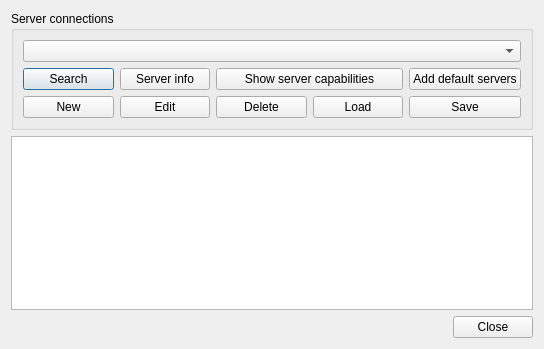
<?xml version="1.0" encoding="UTF-8"?>
<ui version="4.0">
 <class>CSWClientDialog</class>
 <widget class="QDialog" name="CSWClientDialog">
  <property name="geometry">
   <rect>
    <x>0</x>
    <y>0</y>
    <width>544</width>
    <height>349</height>
   </rect>
  </property>
  <property name="windowTitle">
   <string>CSW Client</string>
  </property>
  <layout class="QGridLayout" name="gridLayout_2">
   <item row="0" column="0" colspan="3">
    <widget class="QGroupBox" name="groupBox">
     <property name="title">
      <string>Server connections</string>
     </property>
     <layout class="QGridLayout" name="gridLayout">
      <item row="0" column="0" colspan="5">
       <widget class="QComboBox" name="cmbConnections">
        <property name="sizePolicy">
         <sizepolicy hsizetype="Preferred" vsizetype="Fixed">
          <horstretch>0</horstretch>
          <verstretch>0</verstretch>
         </sizepolicy>
        </property>
       </widget>
      </item>
      <item row="1" column="0">
       <widget class="QPushButton" name="btnSearch">
        <property name="text">
         <string>Search</string>
        </property>
       </widget>
      </item>
      <item row="1" column="1">
       <widget class="QPushButton" name="btnSrvInfo">
        <property name="text">
         <string>Server info</string>
        </property>
       </widget>
      </item>
      <item row="3" column="0">
       <widget class="QPushButton" name="btnNew">
        <property name="text">
         <string>New</string>
        </property>
       </widget>
      </item>
      <item row="3" column="4">
       <widget class="QPushButton" name="btnSave">
        <property name="text">
         <string>Save</string>
        </property>
       </widget>
      </item>
      <item row="3" column="3">
       <widget class="QPushButton" name="btnLoad">
        <property name="text">
         <string>Load</string>
        </property>
       </widget>
      </item>
      <item row="3" column="1">
       <widget class="QPushButton" name="btnEdit">
        <property name="text">
         <string>Edit</string>
        </property>
       </widget>
      </item>
      <item row="3" column="2">
       <widget class="QPushButton" name="btnDelete">
        <property name="text">
         <string>Delete</string>
        </property>
       </widget>
      </item>
      <item row="1" column="4">
       <widget class="QPushButton" name="btnDefault">
        <property name="text">
         <string>Add default servers</string>
        </property>
       </widget>
      </item>
      <item row="1" column="2" colspan="2">
       <widget class="QPushButton" name="btnShowCapabilities">
        <property name="text">
         <string>Show server capabilities</string>
        </property>
       </widget>
      </item>
     </layout>
    </widget>
   </item>
   <item row="1" column="0" colspan="3">
    <widget class="QTextEdit" name="textCapabilities"/>
   </item>
   <item row="2" column="2">
    <widget class="QDialogButtonBox" name="buttonBox">
     <property name="orientation">
      <enum>Qt::Horizontal</enum>
     </property>
     <property name="standardButtons">
      <set>QDialogButtonBox::Close</set>
     </property>
    </widget>
   </item>
  </layout>
 </widget>
 <resources/>
 <connections>
  <connection>
   <sender>buttonBox</sender>
   <signal>accepted()</signal>
   <receiver>CSWClientDialog</receiver>
   <slot>accept()</slot>
   <hints>
    <hint type="sourcelabel">
     <x>248</x>
     <y>254</y>
    </hint>
    <hint type="destinationlabel">
     <x>157</x>
     <y>274</y>
    </hint>
   </hints>
  </connection>
  <connection>
   <sender>buttonBox</sender>
   <signal>rejected()</signal>
   <receiver>CSWClientDialog</receiver>
   <slot>reject()</slot>
   <hints>
    <hint type="sourcelabel">
     <x>316</x>
     <y>260</y>
    </hint>
    <hint type="destinationlabel">
     <x>286</x>
     <y>274</y>
    </hint>
   </hints>
  </connection>
 </connections>
</ui>
